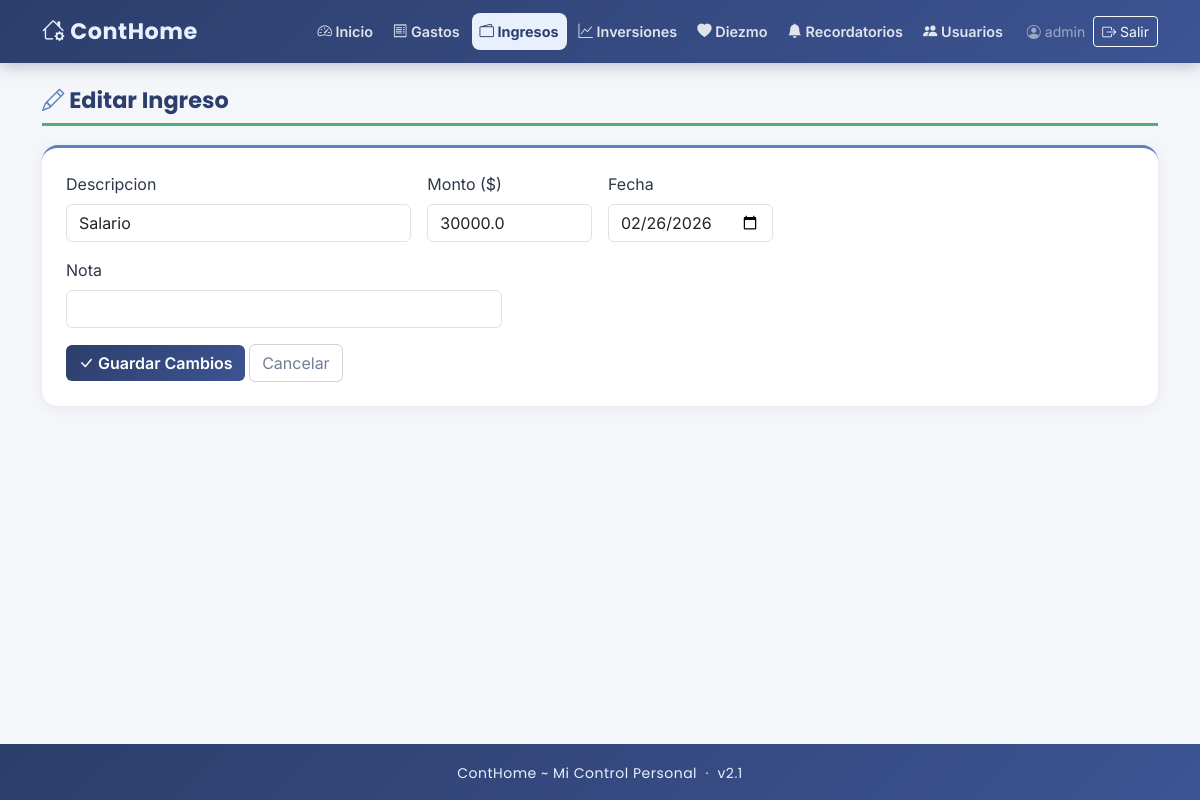
The page /ingresos/1/editar (signed in) on the database its author committed.
### tables this page shows
CREATE TABLE usuarios (
            id INTEGER PRIMARY KEY AUTOINCREMENT,
            username TEXT NOT NULL UNIQUE,
            password_hash TEXT NOT NULL,
            es_admin INTEGER NOT NULL DEFAULT 0,
            activo INTEGER NOT NULL DEFAULT 1,
            created_at TEXT DEFAULT (datetime('now', 'localtime'))
        , diezmo_activo INTEGER NOT NULL DEFAULT 1, fecha_caducidad TEXT);

CREATE TABLE ingresos (
            id INTEGER PRIMARY KEY AUTOINCREMENT,
            descripcion TEXT NOT NULL,
            monto REAL NOT NULL,
            fecha TEXT NOT NULL,
            nota TEXT,
            created_at TEXT DEFAULT (datetime('now', 'localtime'))
        , usuario_id INTEGER NOT NULL DEFAULT 1);

### app.py (the view)
@app.route('/ingresos/<int:id>/editar', methods=['GET', 'POST'])
@login_required
def editar_ingreso(id):
    db = get_db()
    if request.method == 'POST':
        form = request.form
        update_ingreso(db, uid(), id, form['descripcion'], form['monto'],
                       form['fecha'], form.get('nota', ''))
        flash('Ingreso actualizado', 'success')
        return redirect(url_for('ingresos'))
    ingreso = get_ingreso(db, uid(), id)
    if not ingreso:
        flash('Ingreso no encontrado.', 'danger')
        return redirect(url_for('ingresos'))
    return render_template('editar_ingreso.html', ingreso=ingreso)

### app.py (called while the page is built)
def get_db():
    if 'db' not in g:
        g.db = get_db_connection()
    return g.db

def uid():
    return session['user_id']

@app.context_processor
def inject_user():
    user = None
    if 'user_id' in session:
        user = get_usuario(session['user_id'])
    return dict(current_user=user)

### auth.py (called while the page is built, shortened)
def get_usuario(user_id):
    conn = get_db_connection()
    user = conn.execute("SELECT * FROM usuarios WHERE id = ?", (user_id,)).fetchone()
    conn.close()
    return user

def login_required(f):
    @wraps(f)
    def decorated(*args, **kwargs):
        if 'user_id' not in session:
            return redirect(url_for('login', next=request.path))
        fecha_cad = session.get('fecha_caducidad', '')
        return f(*args, **kwargs)
    return decorated

### database.py (called while the page is built)
def get_db_connection():
    conn = sqlite3.connect(DATABASE)
    conn.row_factory = sqlite3.Row
    conn.execute("PRAGMA foreign_keys = ON")
    return conn

### models.py (called while the page is built)
def get_ingreso(db, usuario_id, ingreso_id):
    return db.execute(
        "SELECT * FROM ingresos WHERE id = ? AND usuario_id = ?",
        (ingreso_id, usuario_id)
    ).fetchone()

### templates/editar_ingreso.html (shortened to what this page needs)
{% extends "base.html" %}
{% block content %}
<h2 class="section-title"><i class="bi bi-pencil"></i> Editar Ingreso</h2>
<div class="form-section">
    <form method="POST">
        <div class="row g-3">
            <div class="col-md-4">
                <label class="form-label">Descripcion</label>
                <input type="text" name="descripcion" class="form-control" value="{{ ingreso.descripcion }}" required>
            </div>
            <div class="col-md-2">
                <label class="form-label">Monto ($)</label>
                <input type="number" name="monto" class="form-control" step="0.01" min="0.01" value="{{ ingreso.monto }}" required>
            </div>
            <div class="col-md-2">
                <label class="form-label">Fecha</label>
                <input type="date" name="fecha" class="form-control" value="{{ ingreso.fecha }}" required>
            </div>
            <div class="col-md-5">
                <label class="form-label">Nota</label>
                <input type="text" name="nota" class="form-control" value="{{ ingreso.nota or '' }}">
            </div>
            <div class="col-12">
                <button type="submit" class="btn btn-primary"><i class="bi bi-check-lg"></i> Guardar Cambios</button>
                <a href="{{ url_for('ingresos') }}" class="btn btn-outline-secondary">Cancelar</a>
            </div>
        </div>
    </form>
</div>
{% endblock %}

### templates/base.html (shortened to what this page needs)
<!DOCTYPE html>
<html lang="es">
<head>
    <link href="https://cdn.jsdelivr.net/npm/bootstrap@5.3.3/dist/css/bootstrap.min.css" rel="stylesheet">
    <link href="https://cdn.jsdelivr.net/npm/bootstrap-icons@1.11.3/font/bootstrap-icons.min.css" rel="stylesheet">
    <link href="{{ url_for('static', filename='css/styles.css') }}" rel="stylesheet">
</head>
<body>
    <nav class="navbar navbar-expand-lg navbar-dark d-none d-lg-flex">
        <div class="container">
            <a class="navbar-brand" href="{{ url_for('dashboard') }}">
                <i class="bi bi-house-gear"></i> ContHome
            </a>
            <div class="collapse navbar-collapse" id="navbarNav">
                <ul class="navbar-nav ms-auto gap-1">
                    <li class="nav-item">
                        <a class="nav-link {% if request.endpoint == 'dashboard' %}active{% endif %}" href="{{ url_for('dashboard') }}">
                            <i class="bi bi-speedometer2"></i> Inicio
                        </a>
                    </li>
                    <li class="nav-item">
                        <a class="nav-link {% if request.endpoint in ['gastos', 'editar_gasto'] %}active{% endif %}" href="{{ url_for('gastos') }}">
                            <i class="bi bi-receipt"></i> Gastos
                        </a>
                    </li>
                    <li class="nav-item">
                        <a class="nav-link {% if request.endpoint in ['ingresos', 'editar_ingreso'] %}active{% endif %}" href="{{ url_for('ingresos') }}">
                            <i class="bi bi-wallet2"></i> Ingresos
                        </a>
                    </li>
                    <li class="nav-item">
                        <a class="nav-link {% if request.endpoint in ['inversiones', 'detalle_inversion'] %}active{% endif %}" href="{{ url_for('inversiones') }}">
                            <i class="bi bi-graph-up"></i> Inversiones
                        </a>
                    </li>
                    {% if current_user and current_user['diezmo_activo'] %}
                    <li class="nav-item">
                        <a class="nav-link {% if request.endpoint == 'diezmo' %}active{% endif %}" href="{{ url_for('diezmo') }}">
                            <i class="bi bi-heart-fill"></i> Diezmo
                        </a>
                    </li>
                    {% endif %}
                    <li class="nav-item">
                        <a class="nav-link {% if request.endpoint == 'recordatorios' %}active{% endif %} position-relative" href="{{ url_for('recordatorios') }}" id="bellNavDesktop">
                            <i class="bi bi-bell-fill"></i> Recordatorios
                        </a>
                    </li>
                    {% if current_user and current_user['es_admin'] %}
                    <li class="nav-item">
                        <a class="nav-link {% if request.endpoint == 'admin_usuarios' %}active{% endif %}" href="{{ url_for('admin_usuarios') }}">
                            <i class="bi bi-people-fill"></i> Usuarios
                        </a>
                    </li>
                    {% endif %}
                </ul>
                {% if current_user %}
                <div class="d-none d-lg-flex align-items-center ms-3 gap-2">
                    <span class="text-white-50 small"><i class="bi bi-person-circle"></i> {{ current_user['username'] }}</span>
                    <a href="{{ url_for('logout') }}" class="btn btn-sm btn-outline-light">
                        <i class="bi bi-box-arrow-right"></i> Salir
                    </a>
                </div>
                {% endif %}
            </div>
        </div>
    </nav>
    <main class="container my-4 app-content">
        {% block content %}{% endblock %}
    </main>
    <footer class="text-center py-3 mt-5 d-none d-lg-block">
        <small>ContHome ~ Mi Control Personal &nbsp;·&nbsp; v2.1</small>
    </footer>
</body>
</html>

### static/css/styles.css (style rules this page uses)
:root { --azul: #2C3E6B; --azul-light: #3D5493; --azul-claro: #5B7FBF; --celeste: #E8F0FE; --verde: #4CAF7D; --verde-claro: #C8E6D0; --gris: #F5F6FA; --blanco: #FFFFFF; --texto: #2D3748; --texto-light: #718096; --naranja: #E8913A; }
body { background-color: var(--gris); min-height: 100vh; display: flex; flex-direction: column; font-family: 'Inter', sans-serif; color: var(--texto); overscroll-behavior-y: none; -webkit-tap-highlight-color: transparent; }
h1, h2, h3, h4, h5, .navbar-brand { font-family: 'Poppins', sans-serif; }
main { flex: 1; }
.navbar { background: linear-gradient(135deg, var(--azul), var(--azul-light)) !important; box-shadow: 0 3px 15px rgba(44, 62, 107, 0.3); padding: 0.6rem 0; }
.navbar-brand { font-size: 1.4rem; font-weight: 700; color: var(--celeste) !important; letter-spacing: 0.5px; }
.navbar .nav-link { color: rgba(255, 255, 255, 0.85) !important; font-weight: 600; font-size: 0.9rem; padding: 0.5rem 1rem; border-radius: 8px; transition: all 0.3s; }
.navbar .nav-link.active { color: var(--azul) !important; background: var(--celeste); font-weight: 700; }
.section-title { font-size: 1.4rem; font-weight: 700; margin-bottom: 1.2rem; padding-bottom: 0.6rem; border-bottom: 3px solid var(--verde); color: var(--azul); }
.section-title i { color: var(--azul-claro); }
.form-section { background: var(--blanco); padding: 1.5rem; border-radius: 16px; box-shadow: 0 2px 12px rgba(44, 62, 107, 0.08); margin-bottom: 1.5rem; border-top: 3px solid var(--azul-claro); }
.btn-primary { background: linear-gradient(135deg, var(--azul), var(--azul-light)); border: none; font-weight: 600; }
.btn-outline-secondary { border-color: #CBD5E0; color: var(--texto-light); }
footer { background: linear-gradient(135deg, var(--azul), var(--azul-light)) !important; color: var(--celeste) !important; }
footer small { font-family: 'Poppins', sans-serif; letter-spacing: 0.5px; }

### rows shown on the page
usuarios: username "admin"
ingresos: descripcion "Salario", monto "30000.0", fecha "02/26/2026"
